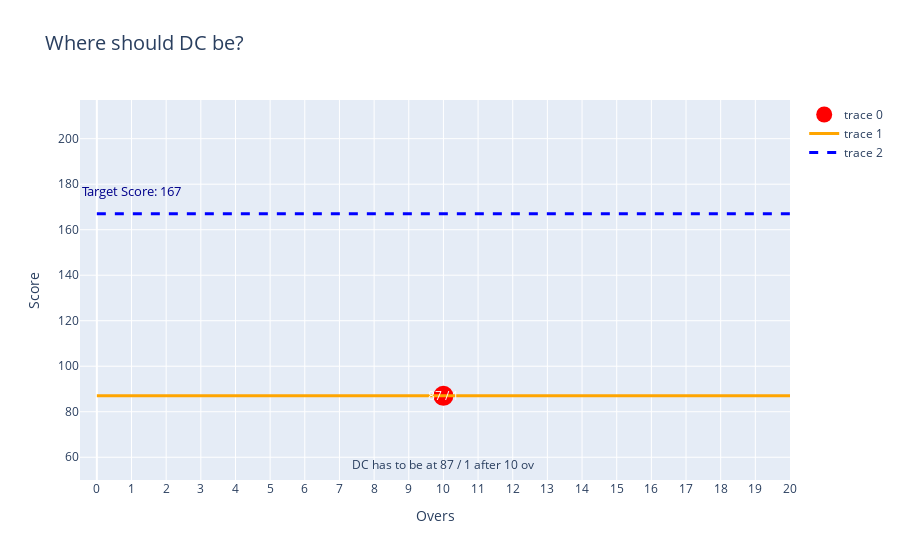

Write notebook code for a chart like this one.
### Code cell
print('current_score = DC: 90/1 (10 overs)')
print('')

interactive_plot = interactive(find_runs_wickets, current_wks = widgets.IntSlider(min=1, max=10, step=1, value=1),  at_overs=widgets.IntSlider(min=10, max=20, step=1, value=10), target_score = widgets.IntSlider(min=0, max=250, step=1, value=167))
output = interactive_plot.children[-1]
output.layout.height = '450px'
interactive_plot

### Figure 1 — Plotly figure (JSON) as saved in the notebook; plotly's stock layout.template omitted (floating-point values rounded to 4 significant figures)
{"data": [{"marker": {"color": "red", "size": 20}, "mode": "markers", "type": "scatter", "x": [10], "y": [87]}, {"line": {"color": "orange", "width": 3}, "mode": "lines", "type": "scatter", "x": [0, 1, 2, 3, 4, 5, 6, 7, 8, 9, 10, 11, 12, 13, 14, 15, 16, 17, 18, 19, 20], "y": [87, 87, 87, 87, 87, 87, 87, 87, 87, 87, 87, 87, 87, 87, 87, 87, 87, 87, 87, 87, 87]}, {"line": {"color": "blue", "dash": "dash", "width": 3}, "mode": "lines", "type": "scatter", "x": [0, 1, 2, 3, 4, 5, 6, 7, 8, 9, 10, 11, 12, 13, 14, 15, 16, 17, 18, 19, 20], "y": [167, 167, 167, 167, 167, 167, 167, 167, 167, 167, 167, 167, 167, 167, 167, 167, 167, 167, 167, 167, 167]}], "layout": {"annotations": [{"font": {"color": "darkblue", "size": 13}, "showarrow": false, "text": "Target Score: 167", "x": 1, "y": 177}, {"font": {"color": "white", "size": 12}, "showarrow": false, "text": "87 / 1", "x": 10, "y": 87}, {"font": {"size": 12}, "showarrow": false, "text": "DC has to be at 87 / 1 after 10 ov", "x": 10, "y": 57}], "title": {"font": {"size": 20}, "text": "Where should DC be?"}, "xaxis": {"dtick": 1, "title": {"text": "Overs"}}, "yaxis": {"range": [50, 217], "title": {"text": "Score"}}}}
